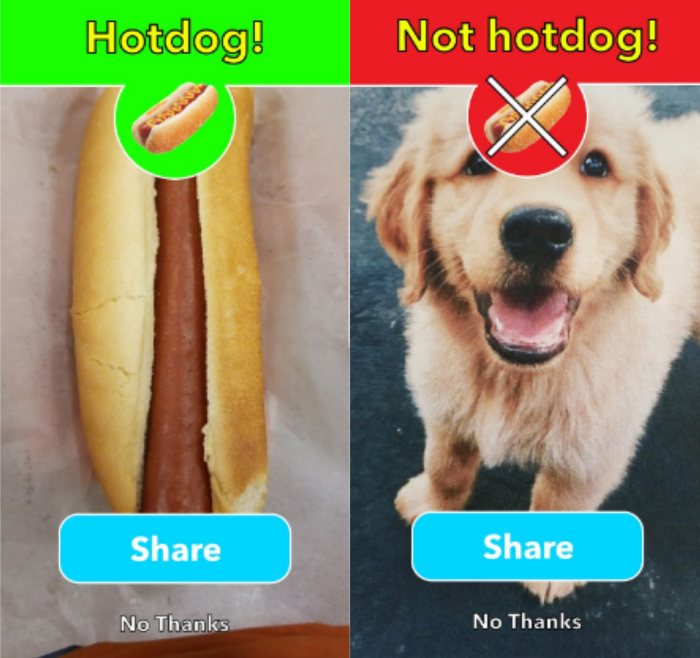
#> input picture test.jpg, 1400 x 1316 px (shown at 1/2 size)
$ python -i test.py   (imports and definitions only)
#> lines starting #> are read from the running program, lines starting #| are printed output that depends on the picture; after the words box and inside, x2 and y2 are one past the last pixel; in counts of white or black regions, pixels touching at a corner belong together
#> further down, picture is the input picture: shape (1316, 1400, 3); mean B, G, R 107.5, 138.6, 137.4
from concurrent import futures

import cv2
import cv2 as cv
import numpy as np
from matplotlib import pyplot as plt

import grpc
import requests

from proto.process import processor_pb2
from proto.process import processor_pb2_grpc


def ParseImage(img_bytes):
    img = cv2.imdecode(np.frombuffer(img_bytes, np.uint8), -1)
    return img

def DownloadImage(url):
    resp = requests.get(url, stream=True).raw
    return cv2.imdecode(np.asarray(bytearray(resp.read()), np.uint8), -1)

def GreyScale(img):
    img = cv2.cvtColor(img, cv2.COLOR_BGR2GRAY)
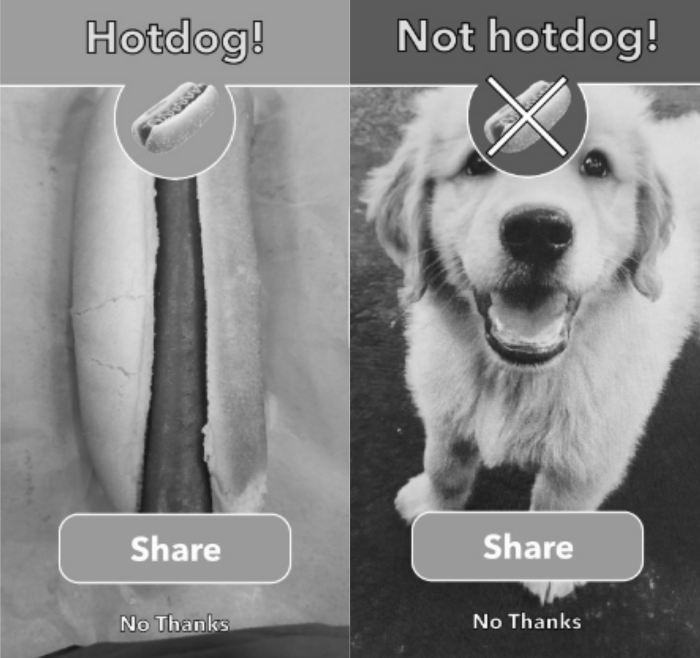
#> img: shape (1316, 1400) (shown at 1/2 size); min 5, max 255, mean 134.7
    ret, th1 = cv2.threshold(img, 127, 255, cv2.THRESH_BINARY)
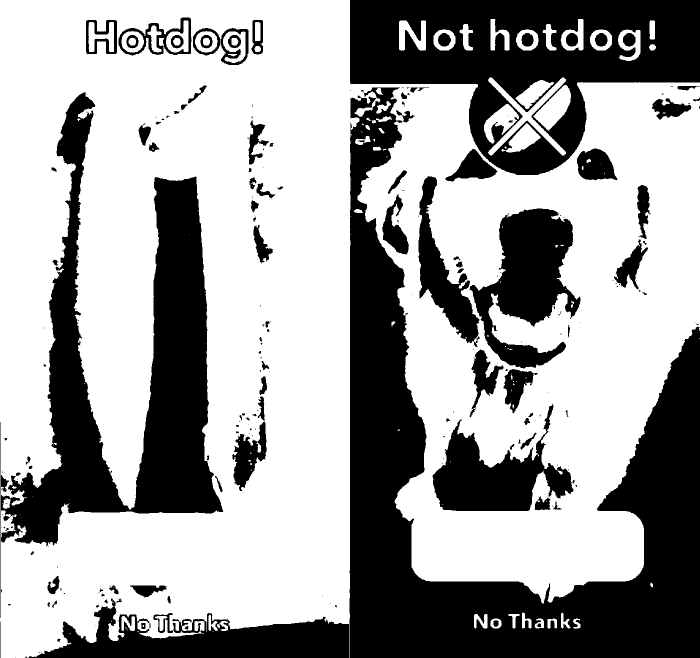
#> th1: shape (1316, 1400) (shown at 1/2 size); 63.2% white; 249 black regions (137 under 20 px), largest, box (x1, y1, x2, y2) and area: (700, 175, 1400, 1316) 252162, (1, 184, 447, 1236) 136520, (700, 0, 1400, 350) 125313
    img = cv.medianBlur(img, 5)

    th2 = cv2.adaptiveThreshold(img, 255, cv2.ADAPTIVE_THRESH_MEAN_C,
                                cv2.THRESH_BINARY, 11, 2)
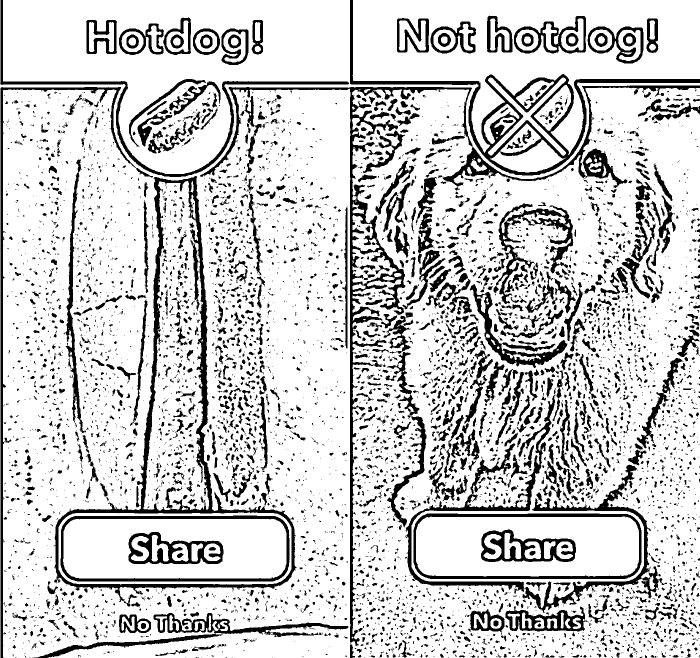
#> th2: shape (1316, 1400) (shown at 1/2 size); 80.9% white; 6130 black regions (4425 under 20 px), largest, box (x1, y1, x2, y2) and area: (400, 171, 1400, 1316) 29191, (107, 352, 594, 1213) 23765, (700, 0, 1400, 351) 16333
    th3 = cv2.adaptiveThreshold(img, 255, cv2.ADAPTIVE_THRESH_GAUSSIAN_C,
                                cv2.THRESH_BINARY, 11, 2)
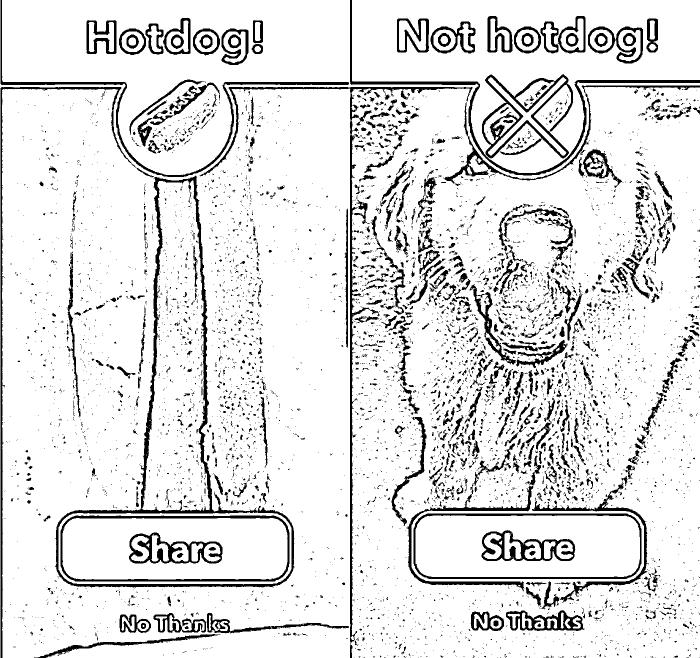
#> th3: shape (1316, 1400) (shown at 1/2 size); 88.6% white; 6258 black regions (5395 under 20 px), largest, box (x1, y1, x2, y2) and area: (110, 351, 590, 1177) 16221, (399, 174, 945, 1316) 9078, (964, 148, 1146, 317) 6757
    return th1

def ScaleImage(img, scale):
    height, width = str(scale).split("x")
    print(height, width)
    return cv2.resize(img, dsize=(int(height), int(width)),
                      interpolation=cv2.INTER_CUBIC)


uri = ""

if uri:
    img = DownloadImage(uri)

>>> import cv2
>>> picture = cv2.imread('test.jpg')
>>> result = GreyScale(picture)
